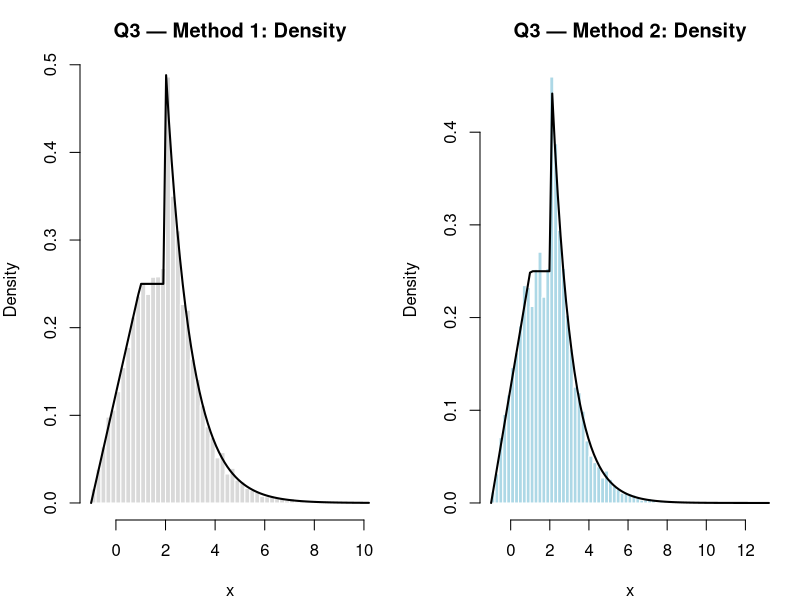
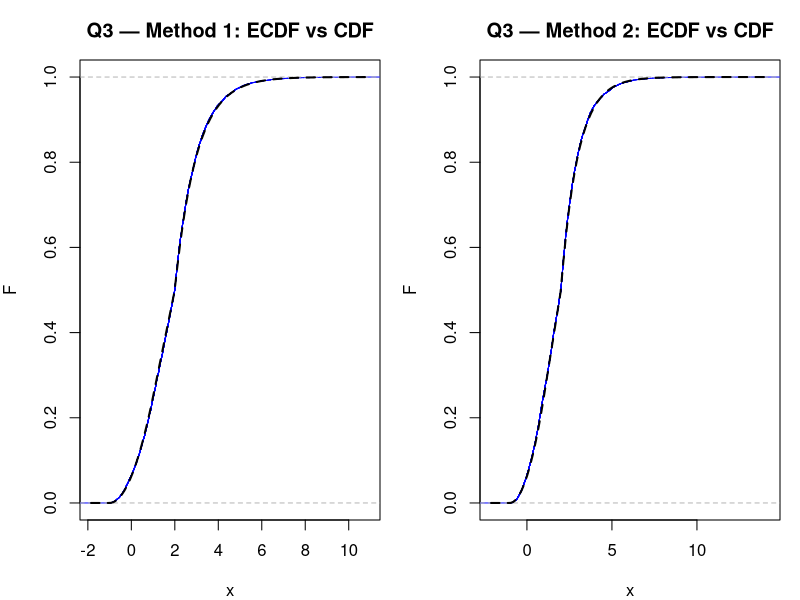

Generate these figures, in order, with R:
## ---------- Q3: three segments; counts-then-inverse vs global-U-then-inverse ----------
set.seed(42)
n <- 10000
w1 <- 1/4; w2 <- 1/4; w3 <- 1/2

F_q3 <- function(x){
  res <- numeric(length(x))
  res[x < -1] <- 0
  s1 <- x >= -1 & x < 1
  res[s1] <- ((x[s1] + 1)^2)/16
  s2 <- x >= 1 & x < 2
  res[s2] <- x[s2]/4
  s3 <- x >= 2
  res[s3] <- 1 - 0.5*exp(-(x[s3]-2))
  res
}
f_q3 <- function(x){
  y <- numeric(length(x))
  y[x >= -1 & x < 1] <- (x[x >= -1 & x < 1] + 1)/8
  y[x >= 1  & x < 2] <- 1/4
  y[x >= 2]          <- 0.5*exp(-(x[x >= 2]-2))
  y
}

Finv_q3 <- function(u){
  out <- numeric(length(u))
  m1 <- (u < 0.25); m2 <- (u >= 0.25 & u < 0.5); m3 <- (u >= 0.5)
  if (any(m1)) out[m1] <- -1 + 4*sqrt(u[m1])
  if (any(m2)) out[m2] <- 4*u[m2]
  if (any(m3)) out[m3] <- 2 - log(2*(1-u[m3]))
  out
}

## theoretical moments (numerical)
EX  <- integrate(function(t) t*f_q3(t),   -1, 1)$value +
       integrate(function(t) t*f_q3(t),    1, 2)$value +
       integrate(function(t) t*f_q3(t),    2, Inf)$value
EX2 <- integrate(function(t) t^2*f_q3(t), -1, 1)$value +
       integrate(function(t) t^2*f_q3(t),  1, 2)$value +
       integrate(function(t) t^2*f_q3(t),  2, Inf)$value
mu_th  <- EX
var_th <- EX2 - EX^2

## ---------------- Method 1: counts then inverse ----------------
t1 <- system.time({
  Ns <- as.vector(rmultinom(1, n, prob=c(w1,w2,w3)))
  U  <- numeric(n); p1 <- 0.25; p2 <- 0.5
  if (Ns[1] > 0) U[1:Ns[1]] <- runif(Ns[1], 0, p1)
  if (Ns[2] > 0) {
    i2s <- (Ns[1]+1):(Ns[1]+Ns[2])
    U[i2s] <- runif(Ns[2], p1, p2)
  }
  if (Ns[3] > 0) U[(n-Ns[3]+1):n] <- runif(Ns[3], p2, 1)
  x1 <- Finv_q3(U)
  m1 <- mean(x1); v1e <- var(x1)
})

## ---------------- Method 2: global U then inverse ---------------
t2 <- system.time({
  U2 <- runif(n)
  x2 <- Finv_q3(U2)
  m2 <- mean(x2); v2e <- var(x2)
})

## ---------------- Print & plots ----------------
cat("=== Q3: Theoretical vs Empirical ===\n")
cat(sprintf("Theory : mean=%.6f  var=%.6f\n", mu_th, var_th))
cat(sprintf("Method1(counts->U in seg->Finv): mean=%.6f  var=%.6f | time=%.3fs\n",
            m1, v1e, t1["elapsed"]))
cat(sprintf("Method2(U in [0,1]->seg->Finv): mean=%.6f  var=%.6f | time=%.3fs\n\n",
            m2, v2e, t2["elapsed"]))
cat(sprintf("RelErr-1: mean=%.3f%% var=%.3f%%\n", 100*abs(m1-mu_th)/mu_th, 100*abs(v1e-var_th)/var_th))
cat(sprintf("RelErr-2: mean=%.3f%% var=%.3f%%\n\n", 100*abs(m2-mu_th)/mu_th, 100*abs(v2e-var_th)/var_th))

png("q3_density_compare.png", 1600, 800, res=150)
par(mfrow=c(1,2), mar=c(4,4,3,1))
hist(x1, breaks="FD", freq=FALSE, col="gray85", border="white",
     main="Q3 — Method 1: Density", xlab="x"); curve(f_q3(x), add=TRUE, lwd=2)
hist(x2, breaks="FD", freq=FALSE, col="lightblue", border="white",
     main="Q3 — Method 2: Density", xlab="x"); curve(f_q3(x), add=TRUE, lwd=2)
dev.off()

png("q3_cdf_compare.png", 1600, 800, res=150)
par(mfrow=c(1,2), mar=c(4,4,3,1))
plot(ecdf(x1), main="Q3 — Method 1: ECDF vs CDF", xlab="x", ylab="F", col="blue")
curve(F_q3(x), add=TRUE, lwd=2, lty=2)
plot(ecdf(x2), main="Q3 — Method 2: ECDF vs CDF", xlab="x", ylab="F", col="blue")
curve(F_q3(x), add=TRUE, lwd=2, lty=2)
dev.off()
